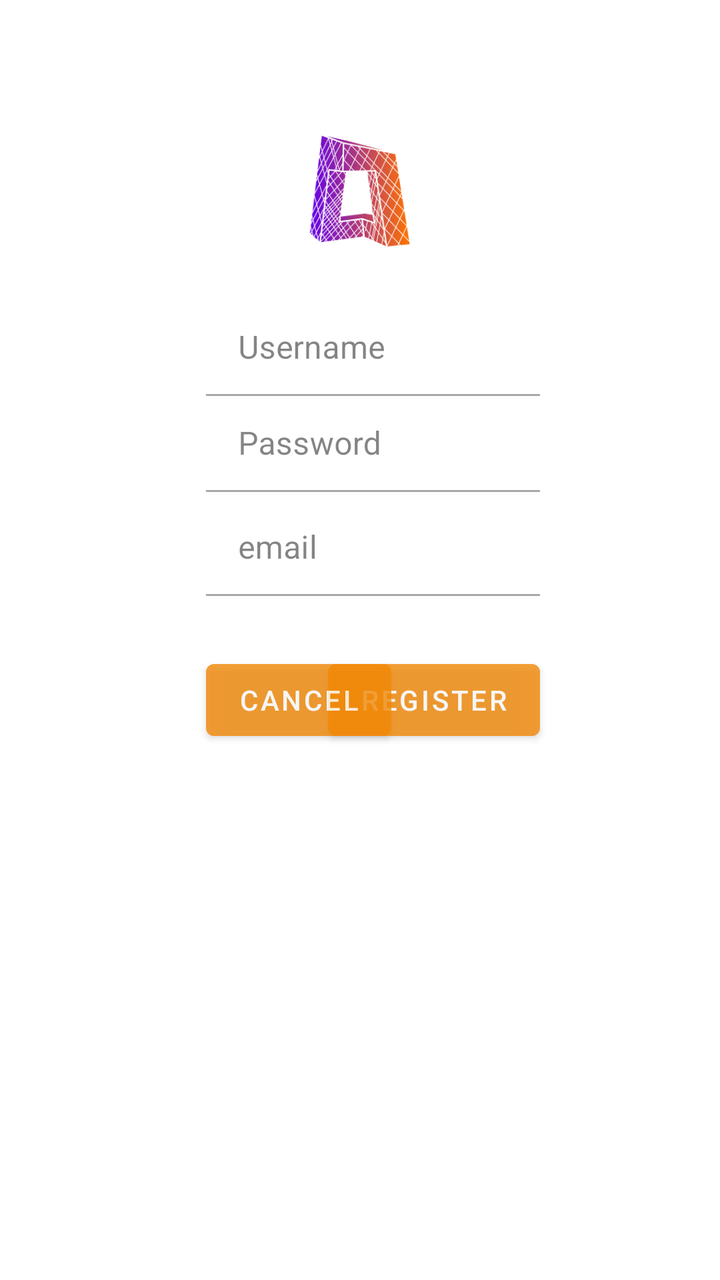
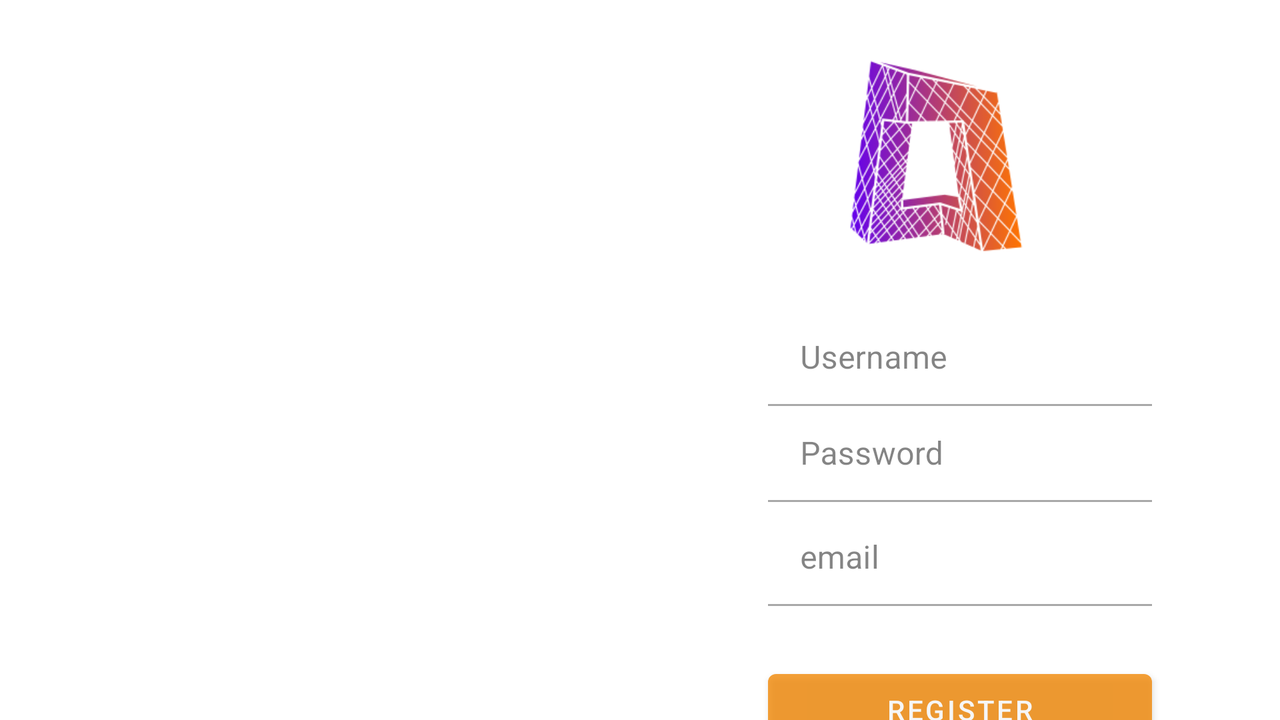

Two renders of one Android screen. The first uses the default layout on a phone; the second uses the alternative layout the repository ships for a different screen configuration, on a matching device. The two XML files are below.
<!-- AndroidManifest.xml: application theme AppTheme -->
<!-- res/layout/activity_register.xml -->
<?xml version="1.0" encoding="utf-8"?>
<androidx.constraintlayout.widget.ConstraintLayout
    xmlns:android="http://schemas.android.com/apk/res/android"
    xmlns:app="http://schemas.android.com/apk/res-auto"
    xmlns:tools="http://schemas.android.com/tools"
    android:layout_width="match_parent"
    android:layout_height="match_parent"

    tools:context=".LoginActivity">

    <ImageView
        android:id="@+id/imageView"
        android:layout_width="458dp"
        android:layout_height="636dp"

        android:layout_marginTop="156dp"
        android:scaleType="fitStart"
        app:layout_constraintStart_toStartOf="parent"
        app:layout_constraintTop_toTopOf="parent"
        app:srcCompat="@drawable/carretera" />

    <com.google.android.material.textfield.TextInputLayout
        android:id="@+id/usernameTIL"
        android:layout_width="0dp"
        android:layout_height="48dp"
        android:layout_marginTop="23dp"
        android:alpha="0.8"
        android:background="@android:color/white"
        android:hint="Username"
        app:layout_constraintEnd_toEndOf="@id/guideline2"
        app:layout_constraintStart_toStartOf="@id/guideline3"
        app:layout_constraintTop_toBottomOf="@+id/imageView3">

        <com.google.android.material.textfield.TextInputEditText
            android:layout_width="match_parent"
            android:layout_height="wrap_content"
            android:background="@android:color/white" />


    </com.google.android.material.textfield.TextInputLayout>

    <com.google.android.material.textfield.TextInputLayout
        android:id="@+id/passworldTIL"

        android:layout_width="0dp"
        android:layout_height="48dp"
        android:alpha="0.8"
        android:background="@android:color/white"
        android:hint="Password"
        app:layout_constraintEnd_toEndOf="@id/guideline2"
        app:layout_constraintStart_toStartOf="@id/guideline3"
        app:layout_constraintTop_toBottomOf="@+id/usernameTIL">
        <com.google.android.material.textfield.TextInputEditText
            android:layout_width="match_parent"
            android:layout_height="wrap_content"
            android:background="@android:color/white" />


    </com.google.android.material.textfield.TextInputLayout>

    <com.google.android.material.textfield.TextInputLayout
        android:id="@+id/emailldTIL"

        android:layout_width="0dp"
        android:layout_height="48dp"
        android:layout_marginTop="4dp"
        android:alpha="0.8"
        android:background="@android:color/white"
        android:hint="email"
        app:layout_constraintEnd_toEndOf="@id/guideline2"
        app:layout_constraintHorizontal_bias="0.0"
        app:layout_constraintStart_toStartOf="@id/guideline3"
        app:layout_constraintTop_toBottomOf="@+id/passworldTIL">
        <com.google.android.material.textfield.TextInputEditText
            android:layout_width="match_parent"
            android:layout_height="wrap_content"
            android:background="@android:color/white" />


    </com.google.android.material.textfield.TextInputLayout>

    <androidx.constraintlayout.widget.Guideline
        android:id="@+id/guideline2"
        android:layout_width="wrap_content"
        android:layout_height="wrap_content"
        android:orientation="vertical"
        app:layout_constraintGuide_percent="0.75" />

    <androidx.constraintlayout.widget.Guideline
        android:id="@+id/guideline3"
        android:layout_width="wrap_content"
        android:layout_height="wrap_content"
        android:orientation="vertical"
        app:layout_constraintGuide_begin="103dp" />

    <com.google.android.material.button.MaterialButton
        android:id="@+id/buttonR"
        android:layout_width="0dp"
        android:layout_height="48dp"
        android:layout_marginTop="80dp"
        android:alpha="0.8"
        android:text="Register"
        app:layout_constraintEnd_toEndOf="@id/guideline2"
        app:layout_constraintHorizontal_bias="0.0"

        app:layout_constraintTop_toBottomOf="@+id/passworldTIL" />

    <com.google.android.material.button.MaterialButton
        android:id="@+id/buttonC"
        android:layout_width="0dp"
        android:layout_height="48dp"
        android:layout_marginTop="80dp"
        android:alpha="0.8"
        android:text="Cancel"

        app:layout_constraintStart_toStartOf="@id/guideline3"
        app:layout_constraintTop_toBottomOf="@+id/passworldTIL" />

    <ImageView
        android:id="@+id/imageView3"
        android:layout_width="91dp"
        android:layout_height="63dp"
        android:layout_marginTop="64dp"
        app:layout_constraintEnd_toEndOf="parent"
        app:layout_constraintHorizontal_bias="0.498"
        app:layout_constraintStart_toStartOf="parent"
        app:layout_constraintTop_toTopOf="parent"
        app:srcCompat="@drawable/logon" />

</androidx.constraintlayout.widget.ConstraintLayout>
<!-- resources referenced by this layout -->
<resources>
  <!-- drawable logon: png bitmap (drawable-v24, 42692 bytes) -->
  <style name="AppTheme" parent="Theme.MaterialComponents.DayNight.NoActionBar">
          
          <item name="colorPrimary">@color/colorPrimary</item>
          <item name="colorPrimaryDark">@color/colorPrimaryDark</item>
          <item name="colorAccent">@color/colorAccent</item>
  
      </style>
  <color name="colorPrimary">#F28907</color>
  <color name="colorPrimaryDark">#3700B3</color>
  <color name="colorAccent">#FFFFFF</color>
</resources>
<!-- res/layout-land/activity_register.xml (the repository's variant of the layout above) -->
<!-- drawn on the phone turned sideways -->
<?xml version="1.0" encoding="utf-8"?>
<androidx.constraintlayout.widget.ConstraintLayout xmlns:android="http://schemas.android.com/apk/res/android"
    xmlns:app="http://schemas.android.com/apk/res-auto"
    xmlns:tools="http://schemas.android.com/tools"
    android:layout_width="match_parent"
    android:layout_height="match_parent"
    android:background="@color/colorAccent"
    tools:context=".LoginActivity">

    <ImageView
        android:id="@+id/imageView"
        android:layout_width="592dp"
        android:layout_height="476dp"
        android:scaleType="fitStart"
        app:layout_constraintStart_toStartOf="parent"
        app:layout_constraintTop_toTopOf="parent"
        app:srcCompat="@drawable/carretera" />

    <com.google.android.material.textfield.TextInputLayout
        android:id="@+id/usernameTIL"

        android:layout_width="0dp"
        android:layout_height="48dp"
        android:layout_marginTop="23dp"
        android:alpha="0.8"
        android:background="@android:color/white"
        android:hint="Username"
        app:layout_constraintEnd_toEndOf="@id/guideline2"
        app:layout_constraintStart_toStartOf="@id/guideline3"
        app:layout_constraintTop_toBottomOf="@+id/imageView3">

        <com.google.android.material.textfield.TextInputEditText
            android:layout_width="match_parent"
            android:layout_height="wrap_content"
            android:background="@android:color/white" />


    </com.google.android.material.textfield.TextInputLayout>

    <com.google.android.material.textfield.TextInputLayout
        android:id="@+id/passworldTIL"

        android:layout_width="0dp"
        android:layout_height="48dp"
        android:alpha="0.8"
        android:background="@android:color/white"
        android:hint="Password"
        app:layout_constraintEnd_toEndOf="@id/guideline2"
        app:layout_constraintStart_toStartOf="@id/guideline3"
        app:layout_constraintTop_toBottomOf="@+id/usernameTIL">
        <com.google.android.material.textfield.TextInputEditText
            android:layout_width="match_parent"
            android:layout_height="wrap_content"
            android:background="@android:color/white" />


    </com.google.android.material.textfield.TextInputLayout>

    <com.google.android.material.textfield.TextInputLayout
        android:id="@+id/emailldTIL"

        android:layout_width="0dp"
        android:layout_height="48dp"
        android:layout_marginTop="4dp"
        android:alpha="0.8"
        android:background="@android:color/white"
        android:hint="email"
        app:layout_constraintEnd_toEndOf="@id/guideline2"
        app:layout_constraintHorizontal_bias="0.0"
        app:layout_constraintStart_toStartOf="@id/guideline3"
        app:layout_constraintTop_toBottomOf="@+id/passworldTIL">
        <com.google.android.material.textfield.TextInputEditText
            android:layout_width="match_parent"
            android:layout_height="wrap_content"
            android:background="@android:color/white" />


    </com.google.android.material.textfield.TextInputLayout>

    <androidx.constraintlayout.widget.Guideline
        android:id="@+id/guideline2"
        android:layout_width="wrap_content"
        android:layout_height="wrap_content"
        android:orientation="vertical"
        app:layout_constraintGuide_percent="0.90" />

    <androidx.constraintlayout.widget.Guideline
        android:id="@+id/guideline3"
        android:layout_width="wrap_content"
        android:layout_height="wrap_content"
        android:orientation="vertical"
        app:layout_constraintGuide_percent="0.60" />

    <com.google.android.material.button.MaterialButton
        android:id="@+id/button"
        android:layout_width="0dp"
        android:layout_height="48dp"
        android:layout_marginTop="80dp"
        android:alpha="0.8"
        android:text="Register"
        app:layout_constraintEnd_toEndOf="@id/guideline2"
        app:layout_constraintHorizontal_bias="0.0"
        app:layout_constraintStart_toStartOf="@id/guideline3"
        app:layout_constraintTop_toBottomOf="@+id/passworldTIL" />

    <ImageView
        android:id="@+id/imageView3"
        android:layout_width="118dp"
        android:layout_height="108dp"
        android:layout_marginTop="24dp"
        app:layout_constraintEnd_toEndOf="parent"
        app:layout_constraintHorizontal_bias="0.782"
        app:layout_constraintStart_toStartOf="parent"
        app:layout_constraintTop_toTopOf="parent"
        app:srcCompat="@drawable/logon" />

</androidx.constraintlayout.widget.ConstraintLayout>
<!-- resources referenced by the variant -->
<!-- as the phone turned sideways resolves them -->
<resources>
  <color name="colorAccent">#FFFFFF</color>
  <!-- drawable logon: png bitmap (drawable-v24, 42692 bytes) -->
  <style name="AppTheme" parent="Theme.MaterialComponents.DayNight.NoActionBar">
          
          <item name="colorPrimary">@color/colorPrimary</item>
          <item name="colorPrimaryDark">@color/colorPrimaryDark</item>
          <item name="colorAccent">@color/colorAccent</item>
  
      </style>
  <color name="colorPrimary">#F28907</color>
  <color name="colorPrimaryDark">#3700B3</color>
</resources>
